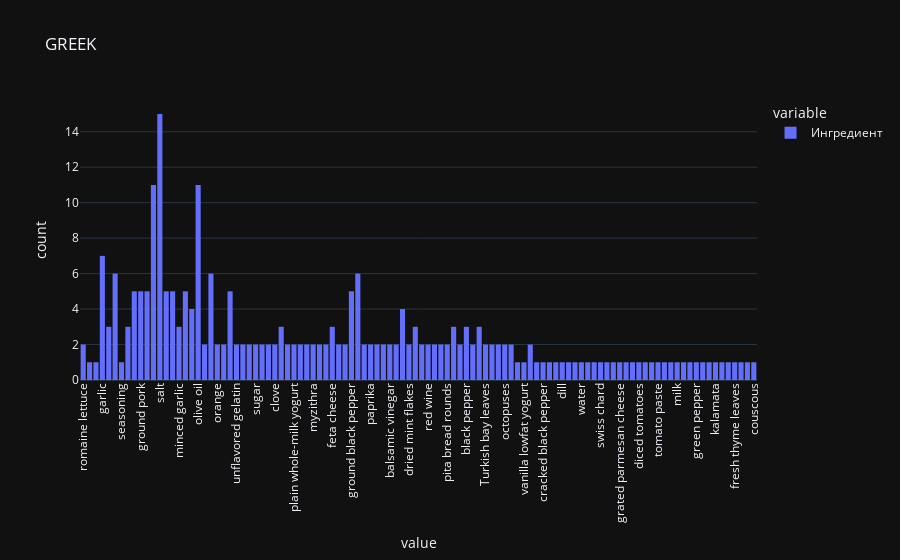
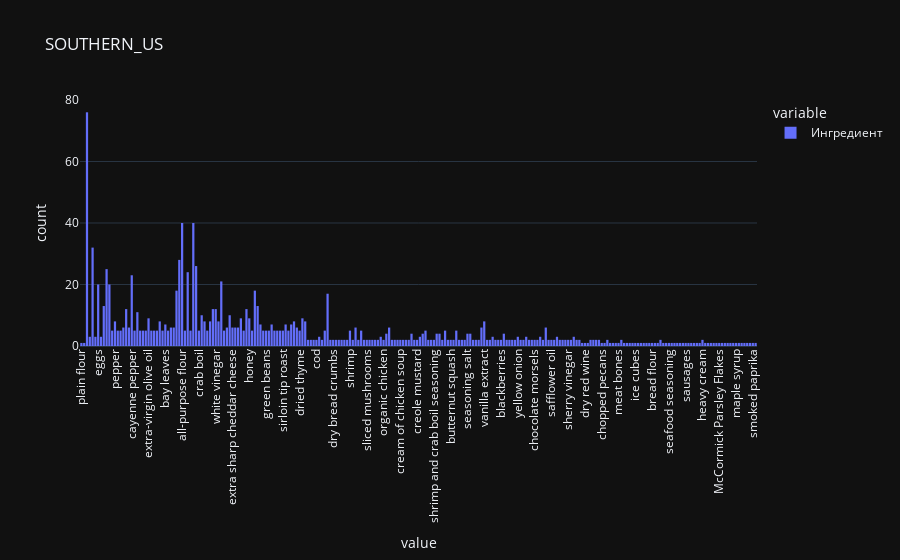
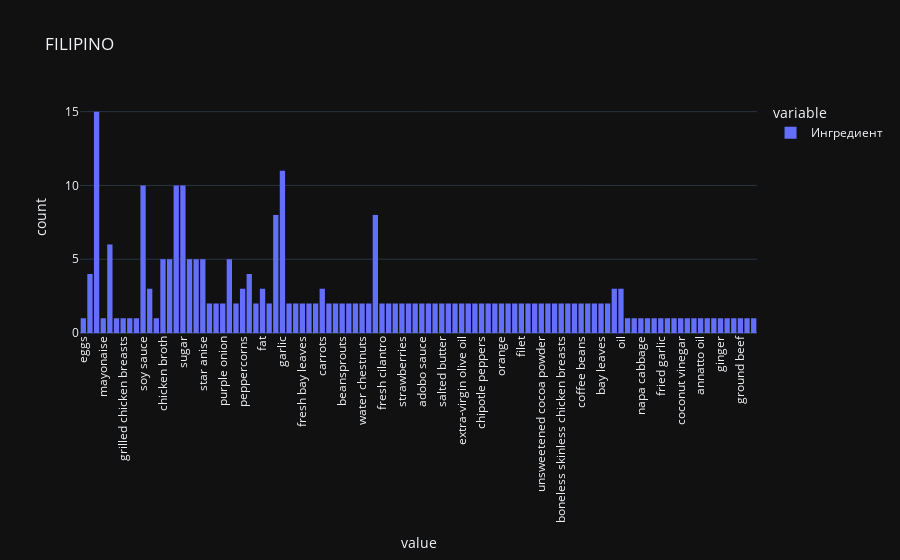
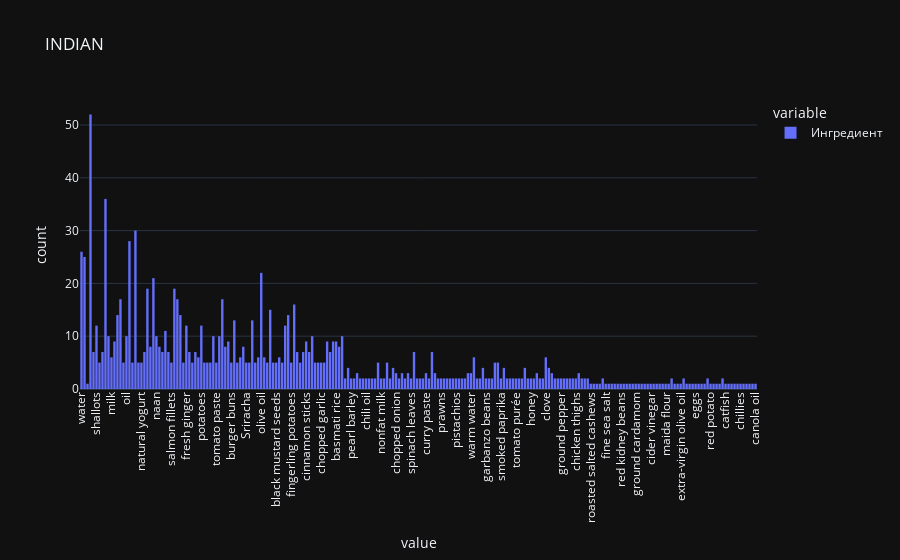

The cell these charts' notebook holds for them, in order:
### Code cell
for element in Dict_cuisine:
    fig = px.histogram(pd.DataFrame(Dict_cuisine[element], columns=["Ингредиент"]), title=element.upper())
    fig.update_xaxes(tickangle= -90)
    fig.show()

### Figure 1 — Plotly figure (JSON) as saved in the notebook; plotly's stock layout.template omitted (floating-point values rounded to 4 significant figures; data arrays with more than 128 entries replaced by an {"elided": "..."} marker saying what was removed)
{"data": [{"alignmentgroup": "True", "bingroup": "x", "hovertemplate": "variable=Ингредиент<br>value=%{x}<br>count=%{y}<extra></extra>", "legendgroup": "Ингредиент", "marker": {"color": "#636efa", "pattern": {"shape": ""}}, "name": "Ингредиент", "offsetgroup": "Ингредиент", "orientation": "v", "showlegend": true, "x": {"elided": "257 str values"}, "xaxis": "x", "yaxis": "y", "type": "histogram"}], "layout": {"xaxis": {"anchor": "y", "domain": [0.0, 1.0], "title": {"text": "value"}, "tickangle": -90}, "yaxis": {"anchor": "x", "domain": [0.0, 1.0], "title": {"text": "count"}}, "legend": {"title": {"text": "variable"}, "tracegroupgap": 0}, "title": {"text": "GREEK"}, "barmode": "relative"}}

### Figure 2 — Plotly figure (JSON) as saved in the notebook; plotly's stock layout.template omitted (floating-point values rounded to 4 significant figures; data arrays with more than 128 entries replaced by an {"elided": "..."} marker saying what was removed)
{"data": [{"alignmentgroup": "True", "bingroup": "x", "hovertemplate": "variable=Ингредиент<br>value=%{x}<br>count=%{y}<extra></extra>", "legendgroup": "Ингредиент", "marker": {"color": "#636efa", "pattern": {"shape": ""}}, "name": "Ингредиент", "offsetgroup": "Ингредиент", "orientation": "v", "showlegend": true, "x": {"elided": "1195 str values"}, "xaxis": "x", "yaxis": "y", "type": "histogram"}], "layout": {"xaxis": {"anchor": "y", "domain": [0.0, 1.0], "title": {"text": "value"}, "tickangle": -90}, "yaxis": {"anchor": "x", "domain": [0.0, 1.0], "title": {"text": "count"}}, "legend": {"title": {"text": "variable"}, "tracegroupgap": 0}, "title": {"text": "SOUTHERN_US"}, "barmode": "relative"}}

### Figure 3 — Plotly figure (JSON) as saved in the notebook; plotly's stock layout.template omitted (floating-point values rounded to 4 significant figures; data arrays with more than 128 entries replaced by an {"elided": "..."} marker saying what was removed)
{"data": [{"alignmentgroup": "True", "bingroup": "x", "hovertemplate": "variable=Ингредиент<br>value=%{x}<br>count=%{y}<extra></extra>", "legendgroup": "Ингредиент", "marker": {"color": "#636efa", "pattern": {"shape": ""}}, "name": "Ингредиент", "offsetgroup": "Ингредиент", "orientation": "v", "showlegend": true, "x": {"elided": "267 str values"}, "xaxis": "x", "yaxis": "y", "type": "histogram"}], "layout": {"xaxis": {"anchor": "y", "domain": [0.0, 1.0], "title": {"text": "value"}, "tickangle": -90}, "yaxis": {"anchor": "x", "domain": [0.0, 1.0], "title": {"text": "count"}}, "legend": {"title": {"text": "variable"}, "tracegroupgap": 0}, "title": {"text": "FILIPINO"}, "barmode": "relative"}}

### Figure 4 — Plotly figure (JSON) as saved in the notebook; plotly's stock layout.template omitted (floating-point values rounded to 4 significant figures; data arrays with more than 128 entries replaced by an {"elided": "..."} marker saying what was removed)
{"data": [{"alignmentgroup": "True", "bingroup": "x", "hovertemplate": "variable=Ингредиент<br>value=%{x}<br>count=%{y}<extra></extra>", "legendgroup": "Ингредиент", "marker": {"color": "#636efa", "pattern": {"shape": ""}}, "name": "Ингредиент", "offsetgroup": "Ингредиент", "orientation": "v", "showlegend": true, "x": {"elided": "1178 str values"}, "xaxis": "x", "yaxis": "y", "type": "histogram"}], "layout": {"xaxis": {"anchor": "y", "domain": [0.0, 1.0], "title": {"text": "value"}, "tickangle": -90}, "yaxis": {"anchor": "x", "domain": [0.0, 1.0], "title": {"text": "count"}}, "legend": {"title": {"text": "variable"}, "tracegroupgap": 0}, "title": {"text": "INDIAN"}, "barmode": "relative"}}
